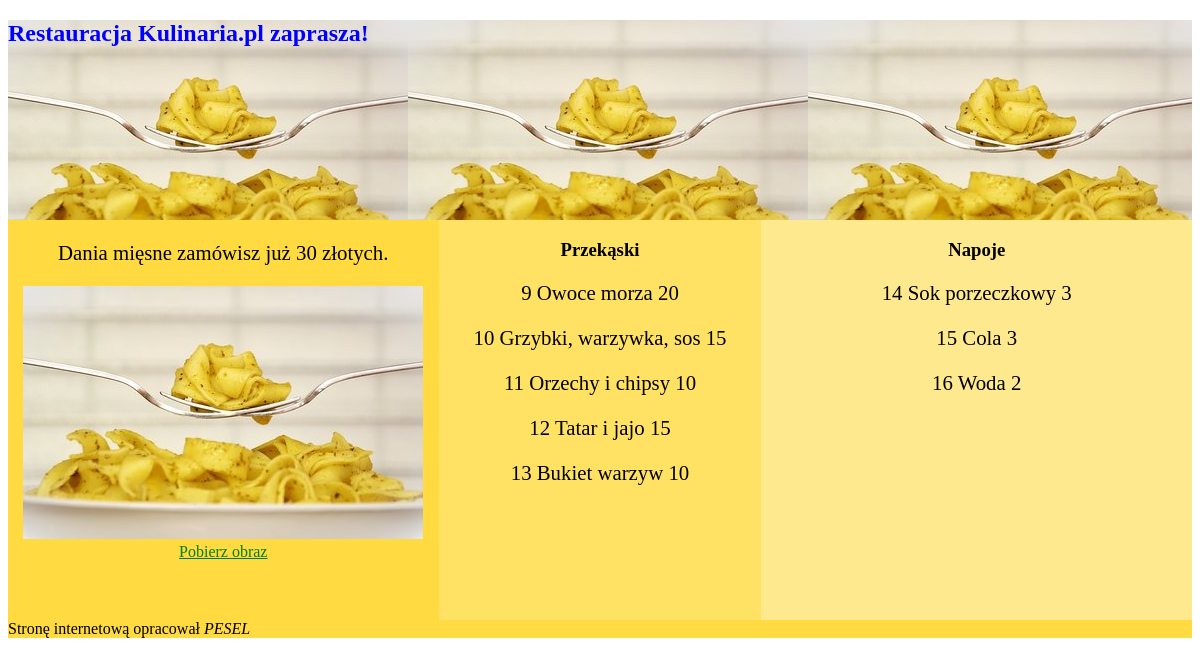
Page /E.14-04-18.06/kulinaria.php on the committed database.
### tables this page shows
CREATE TABLE `dania` (
  `id` int(10) UNSIGNED NOT NULL,
  `typ` int(10) UNSIGNED DEFAULT NULL,
  `nazwa` text,
  `cena` int(10) UNSIGNED DEFAULT NULL
);

### E.14-04-18.06/kulinaria.php (the view, shortened to what this page needs)
<!DOCTYPE html>
<html>
<head>
    <link rel="stylesheet" href="styl4.css">
</head>
<body>
    <header>
        <h2>
            Restauracja Kulinaria.pl zaprasza!
        </h2>
    </header>
    <main>
        <div id="left">
            <p>
                Dania mięsne zamówisz już
                <?php
                    $polaczenie = mysqli_connect("localhost", "root", "", "baza");
                    $zapytanie = "SELECT MIN(cena) FROM dania WHERE typ=2;";
                    $result = mysqli_query($polaczenie, $zapytanie);
                    if ($result) {
                        while ($row=mysqli_fetch_row($result))
                        {
                        printf ("%s",$row[0]);
                        }
                    }
                    else {
                        echo "Error: " . $zapytanie . "<br>" . mysqli_error($polaczenie);
                    }
                ?>
                złotych.
            </p>
            <img src="menu.jpg" alt="Pyszne spaghetti">
            <a href="menu.jpg">Pobierz obraz</a>
        </div>
        <div id="center">
            <h3>
                Przekąski
            </h3>
            <?php
            $zapytanie = "SELECT id, nazwa, cena FROM dania WHERE typ=3";
            $result = mysqli_query($polaczenie, $zapytanie);
                    if ($result) {
                        while ($row=mysqli_fetch_row($result))
                        {
                        printf ("<p>%s %s %s</p>\n",$row[0],$row[1], $row[2]);
                        }
                    } else {
                        echo "Error: " . $zapytanie . "<br>" . mysqli_error($polaczenie);
                    }
            ?>
        </div>
        <div id="right">
            <h3>
                Napoje
            </h3>
            <?php
            $zapytanie = "SELECT id, nazwa, cena FROM dania WHERE typ=4";
            $result = mysqli_query($polaczenie, $zapytanie);
            if ($result) {
                while ($row=mysqli_fetch_row($result))
                {
                printf ("<p>%s %s %s</p>\n",$row[0],$row[1], $row[2]);
                }
            } else {
                echo "Error: " . $zapytanie . "<br>" . mysqli_error($polaczenie);
            }
            ?>
        </div>
    </main>
    <footer>
        Stronę internetową opracował <i>PESEL</i>
    </footer>
</body>
</html>

### E.14-04-18.06/styl4.css (style rules this page uses)
header { background-image: url('menu.jpg'); color:blue; height:200px; }
#left { background-color: RGB(255,218,65); text-align: center; width:40%; height:400px; }
#center { background-color: RGB(255, 226, 100); text-align: center; width: 30%; height: 400px; }
#right { background-color: rgb(255,233,143); text-align: center; width: 40%; height: 400px; }
main { display:flex; }
footer { background-color: rgb(255, 218, 65) }
a { color:green; }
p { font-size: 130%; }

### rows in the picture
dania: id "9", nazwa "Owoce morza", cena "20"
dania: id "10", nazwa "Grzybki, warzywka, sos", cena "15"
dania: id "11", nazwa "Orzechy i chipsy", cena "10"
dania: id "12", nazwa "Tatar i jajo", cena "15"
dania: id "13", nazwa "Bukiet warzyw", cena "10"
dania: id "14", nazwa "Sok porzeczkowy", cena "3"
dania: id "15", nazwa "Cola", cena "3"
dania: id "16", nazwa "Woda", cena "2"

### other values in the picture
$row[0] "30"
